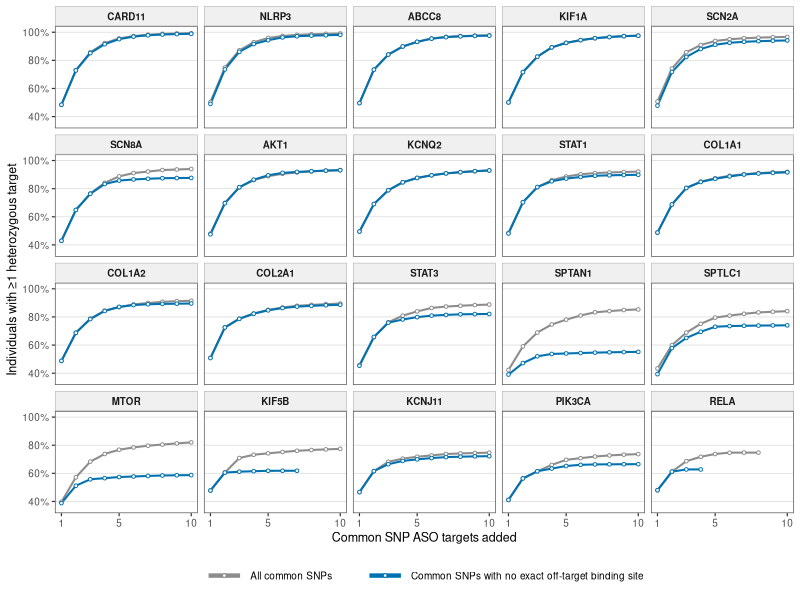

Recreate this plot in R.
# Fig S3 — Unfiltered vs specificity-filtered pooled coverage per gene
# pooled all-population greedy coverage
# Output: submission/figS2_coverage_filtered_vs_all.pdf

library(ggplot2)

K_MAX <- 10

# Unfiltered: same source as fig4A pooled black line
unfilt <- read.csv("gene_plot_inputs/coverage_curves_af0.1.csv",
                   stringsAsFactors = FALSE)
unfilt <- unfilt[unfilt$k <= K_MAX, c("k","frac_covered","gene")]
unfilt$filter <- "All common SNPs"

# Filtered: specificity-filtered pooled greedy
filt <- read.csv("figures/coverage_specificity.csv", stringsAsFactors = FALSE)
filt <- filt[filt$filter == "Pass specificity filters" & filt$k <= K_MAX,
             c("k","frac_covered","gene","filter")]

spec <- rbind(unfilt, filt)

# Gene order: match fig3a / fig4a
gene_ord <- c("CARD11","NLRP3","ABCC8","KIF1A","SCN2A","SCN8A","AKT1","KCNQ2",
              "STAT1","COL1A1","COL1A2","COL2A1","STAT3","SPTAN1","SPTLC1",
              "MTOR","KIF5B","KCNJ11","PIK3CA","RELA")
extra    <- setdiff(unique(spec$gene), gene_ord)
gene_ord <- c(gene_ord, extra)
spec$gene   <- factor(spec$gene,   levels = gene_ord)
spec$filter <- factor(spec$filter,
                      levels = c("All common SNPs", "Pass specificity filters"))

LINE_COLS <- c("All common SNPs"          = "grey55",
               "Pass specificity filters"  = "#0072B2")

th <- theme_bw(base_size = 9) +
  theme(panel.grid.minor    = element_blank(),
        panel.grid.major.x  = element_blank(),
        panel.grid.major.y  = element_line(colour = "grey88", linewidth = 0.3),
        strip.background    = element_rect(fill = "grey94", colour = "grey70"),
        strip.text          = element_text(size = 7, face = "bold"),
        legend.position     = "bottom",
        legend.title        = element_blank(),
        legend.key.width    = unit(1, "cm"))

p <- ggplot(spec, aes(x = k, y = frac_covered * 100,
                      colour = filter, group = filter)) +
  geom_line(linewidth = 0.7) +
  geom_point(shape = 21, fill = "white", size = 0.9, stroke = 0.5) +
  facet_wrap(~ gene, ncol = 5) +
  scale_colour_manual(values = LINE_COLS,
                      labels = c("All common SNPs"          = "All common SNPs         ",
                                 "Pass specificity filters" = "Common SNPs with no exact off-target binding site")) +
  scale_x_continuous(breaks = c(1, 5, 10)) +
  scale_y_continuous(limits = c(35, 101), breaks = seq(40, 100, 20),
                     labels = function(x) paste0(x, "%")) +
  labs(x = "Common SNP ASO targets added",
       y = "Individuals with ≥1 heterozygous target") +
  guides(colour = guide_legend(override.aes = list(linewidth = 1.5))) +
  th

dir.create("submission", showWarnings = FALSE)
cairo_pdf("submission/figS3.pdf", width = 10, height = 8)
print(p)
dev.off()
cat("Written: submission/figS3.pdf\n")
